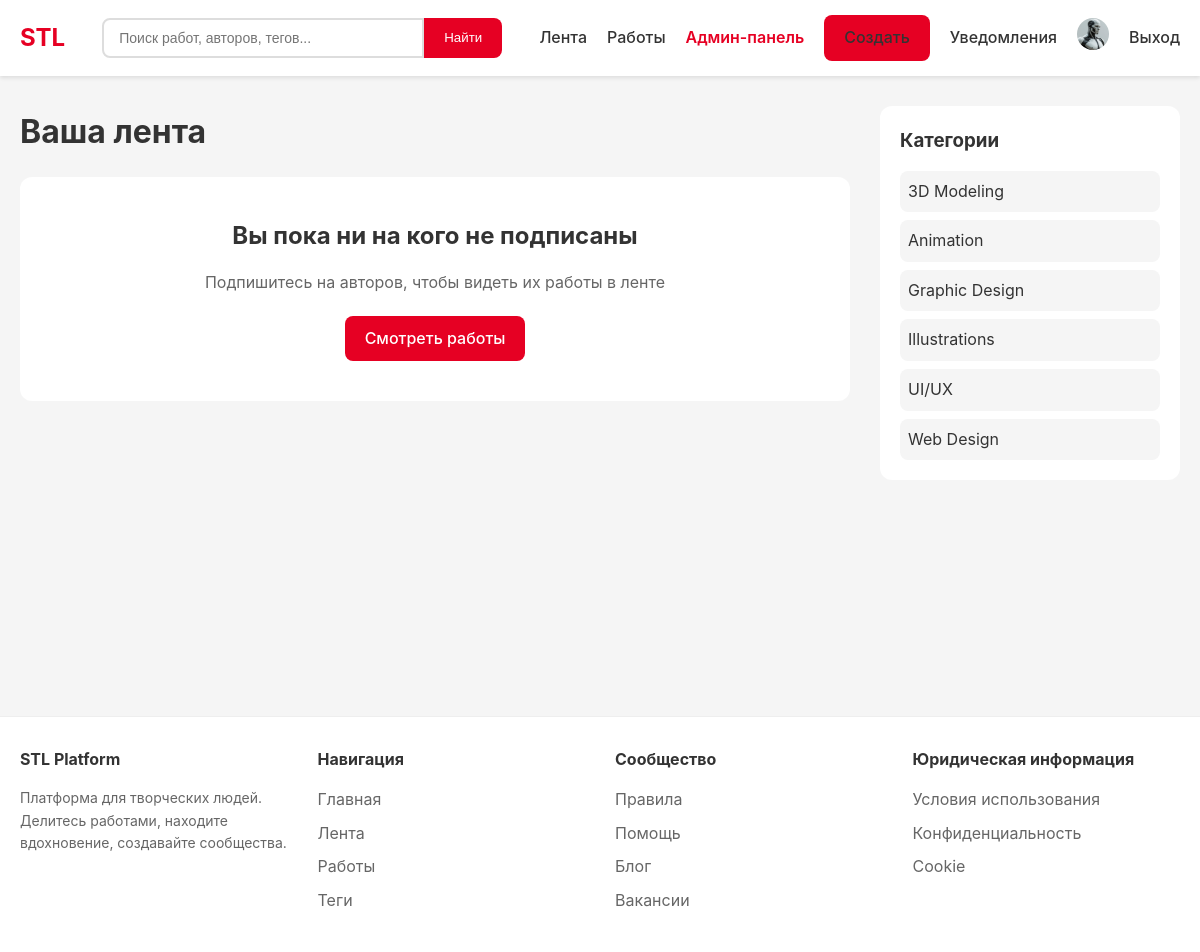
Before: /feed/ (signed in) with the older database file.
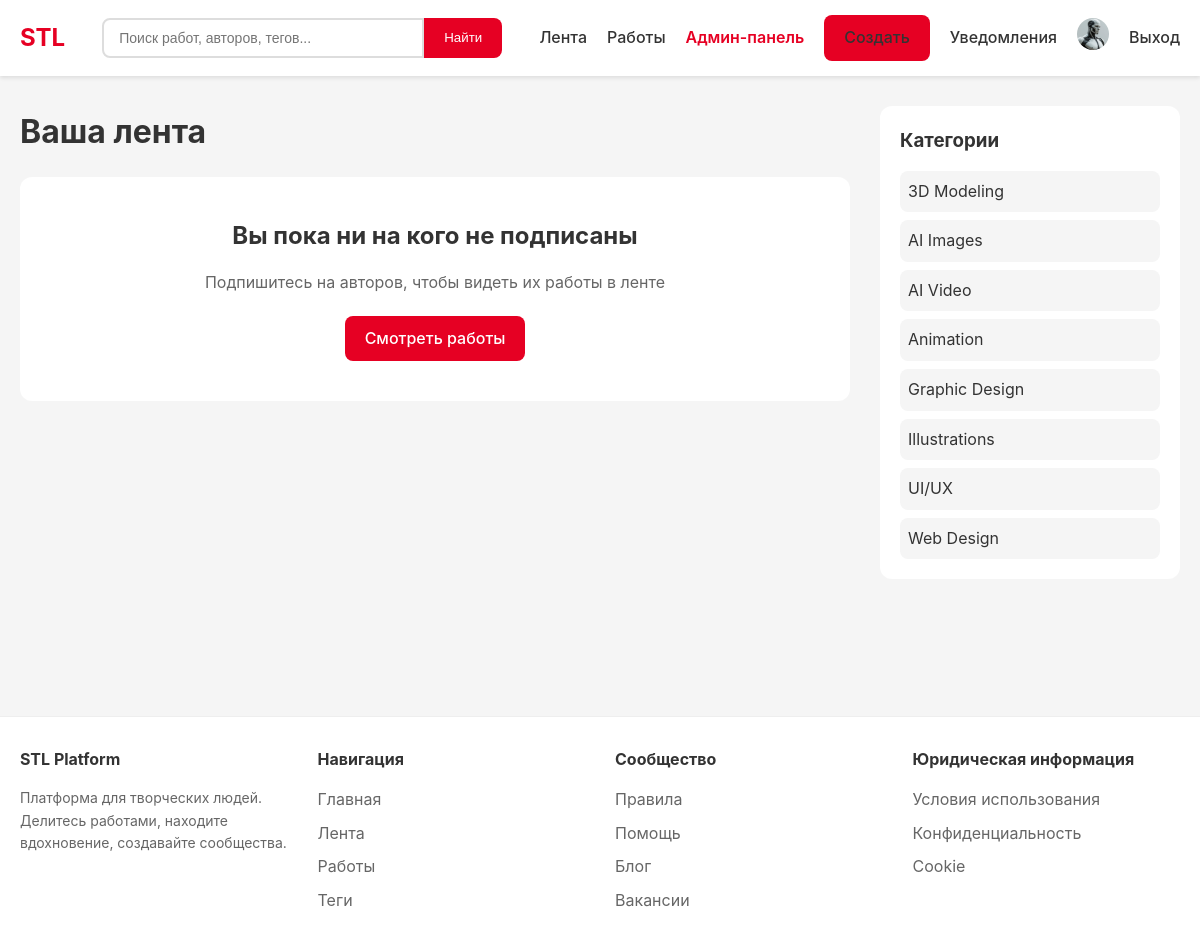
After: the same page with the newer database file.
### core/models.py (models this page shows, shortened)
class Category(models.Model):
    name = models.CharField('Название', max_length=100)
    slug = models.SlugField(unique=True)
    description = models.TextField(blank=True)
    icon = models.CharField('Иконка (класс)', max_length=50, blank=True)
    parent = models.ForeignKey('self', null=True, blank=True, on_delete=models.SET_NULL, related_name='children')
    class Meta:
        verbose_name = 'Категория'
        verbose_name_plural = 'Категории'
        ordering = ['name']

### core/views.py (the view)
# urls.py: path('feed/', views.feed_view, name='feed'),
@login_required
def feed_view(request):
    following_ids = request.user.following.values_list('following_id', flat=True)
    following_works = Work.objects.filter(
        status='published',
        author_id__in=following_ids
    ).select_related('author', 'category').order_by('-created_at')[:20]
    recommended = Work.objects.filter(
        status='published'
    ).exclude(author=request.user).annotate(
        score=F('likes_count') + F('views_count') * 0.5
    ).order_by('-score', '-created_at')[:10]
    categories = Category.objects.all()
    context = {
        'following_works': following_works,
        'recommended': recommended,
        'categories': categories,
    }
    return render(request, 'core/feed.html', context)

### templates/core/feed.html (shortened to what this page needs)
{% extends 'base.html' %}
{% block content %}
<div style="display: grid; grid-template-columns: 1fr 300px; gap: 30px;">
    <div>
        <h1 style="margin-bottom: 20px;">Ваша лента</h1>
        {% if following_works %}
            <h2 style="font-size: 18px; margin-bottom: 15px; color: #666;">От подписок</h2>
            <div class="works-grid" style="grid-template-columns: 1fr 1fr;">
                {% for work in following_works %}
                    <div class="work-card">
                        {% if work.cover %}
                            <a href="{% url 'core:work_detail' work.author.username work.slug %}">
                                <img src="{{ work.cover.url }}" alt="{{ work.title }}">
                            </a>
                        {% endif %}
                        <div class="work-card-body">
                            <h3 class="work-card-title">{{ work.title }}</h3>
                            <p class="work-card-author">
                                от <a href="{% url 'accounts:profile' work.author.username %}">{{ work.author.username }}</a>
                            </p>
                        </div>
                    </div>
                {% endfor %}
            </div>
        {% else %}
            <div style="background: white; padding: 40px; border-radius: 12px; text-align: center;">
                <h2 style="margin-bottom: 15px;">Вы пока ни на кого не подписаны</h2>
                <p style="color: #666; margin-bottom: 20px;">
                    Подпишитесь на авторов, чтобы видеть их работы в ленте
                </p>
                <a href="{% url 'core:work_list' %}" class="btn btn-primary">Смотреть работы</a>
            </div>
        {% endif %}
    </div>
    <aside>
        <div style="background: white; padding: 20px; border-radius: 12px; margin-bottom: 20px;">
            <h3 style="margin-bottom: 15px;">Категории</h3>
            <div style="display: flex; flex-direction: column; gap: 8px;">
                {% for category in categories %}
                    <a href="{% url 'core:work_list' %}?category={{ category.slug }}"
                        style="color: #333; text-decoration: none; padding: 8px; border-radius: 8px; background: #f5f5f5;">
                        {{ category.name }}
                    </a>
                {% endfor %}
            </div>
        </div>
    </aside>
</div>
{% endblock %}

Changed rows visible on the page:
added Category: name "AI Images"
added Category: name "AI Video"
